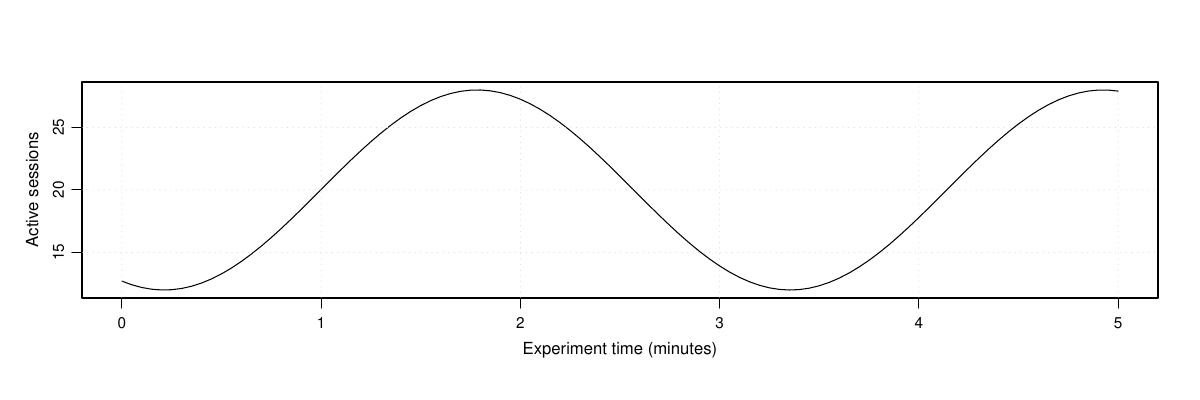

The R source for this figure:
##
## Script to plot the workload intensity curve with the R statistical environment (http://www.r-project.org/)
##

numSessions=function(min){
 8*cos((min+4.5)*2)+20
}


# pdf("JPS-varyingThreadNum-numSessions.pdf", width=12, height=4)
curve(numSessions(x),from=0,to=5, main="", xlab="", ylab="",xaxt="n",yaxt="n")
axis(side=2,line=-0.3,tick=FALSE,cex.axis=0.9);axis(side=2,line=0,tick=TRUE,labels=FALSE)
axis(side=1,line=-0.3,tick=FALSE,cex.axis=0.9);axis(side=1,line=0,tick=TRUE,labels=FALSE)
mtext("Experiment time (minutes)", side=1, line=2)
mtext("Active sessions", side=2, line=2)
grid()
# dev.off()
